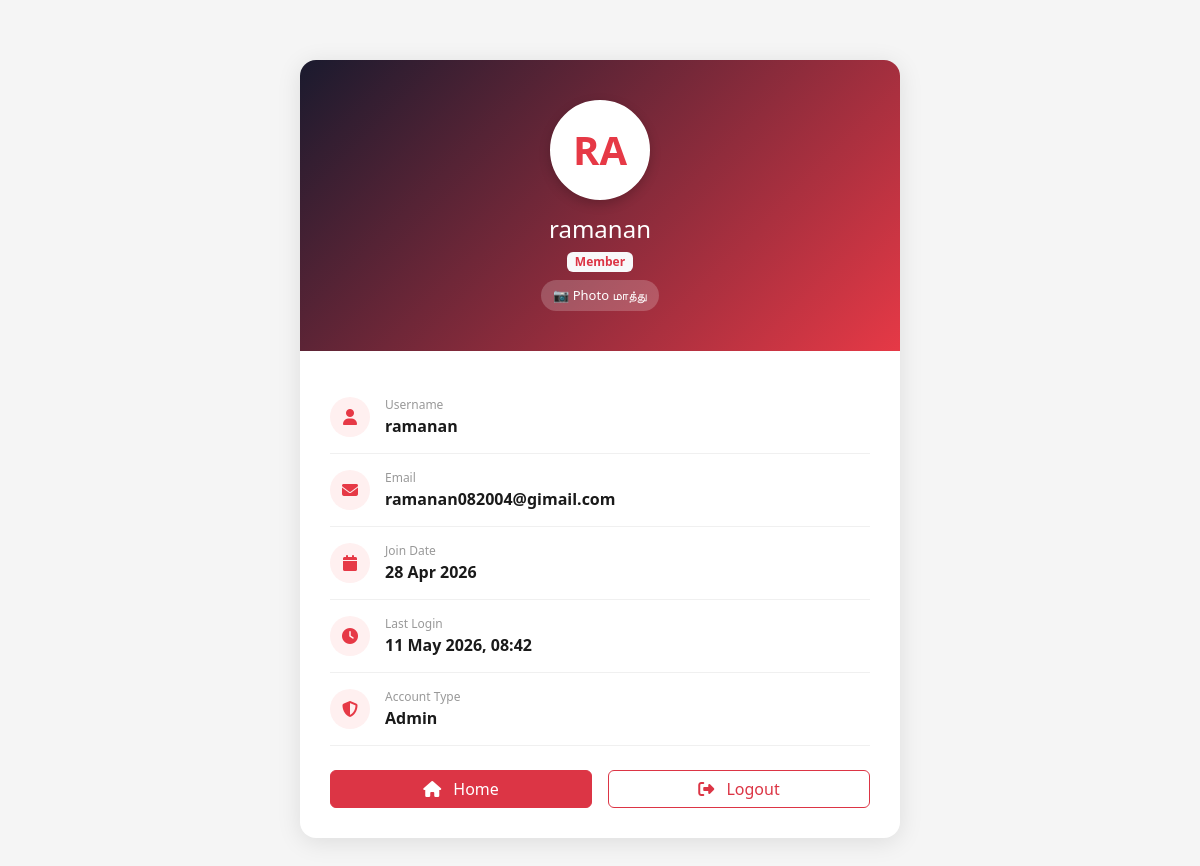
The page /profile/ (signed in) on the database as committed earlier.
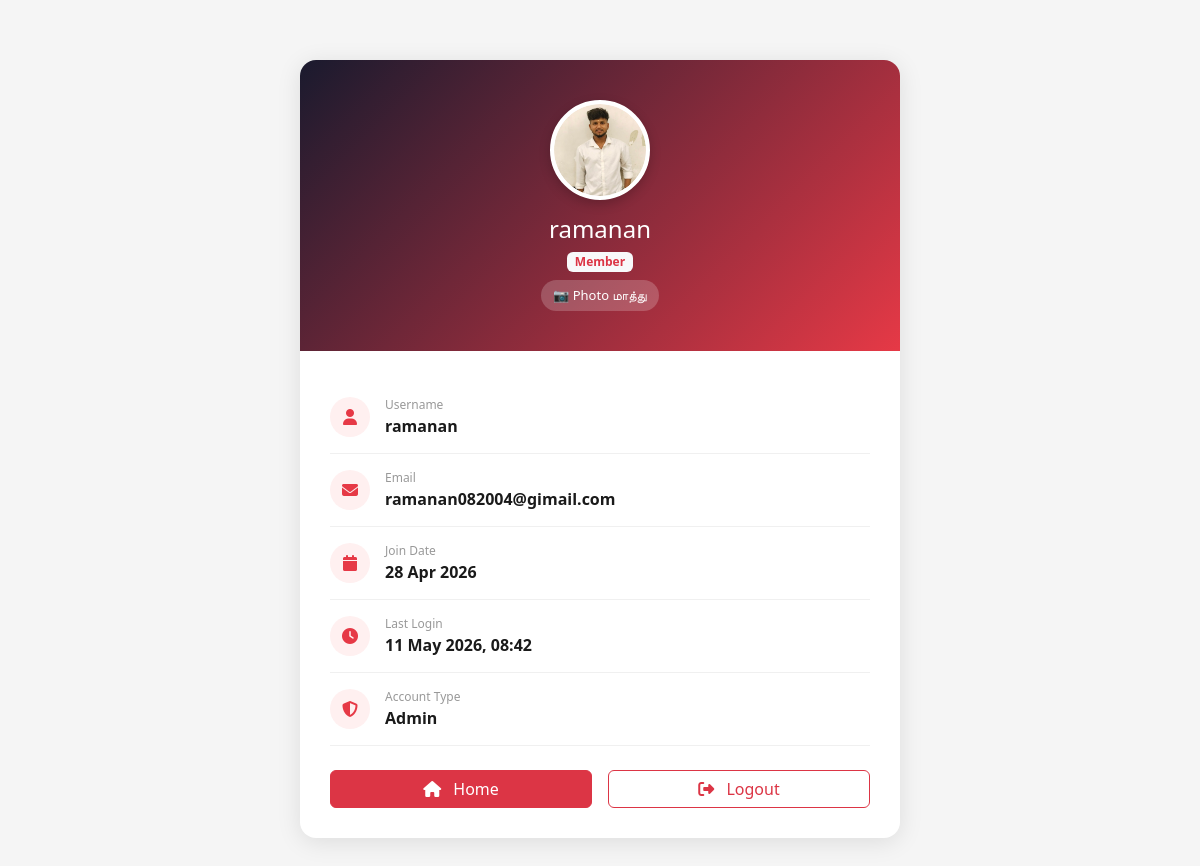
The same page on the database as committed later.
### blog/models.py (models this page shows)
class UserProfile(models.Model):
    user = models.OneToOneField(User, on_delete=models.CASCADE)
    profile_image = models.ImageField(
        upload_to='profile_pics/',
        blank=True,
        null=True
    )

### blog/views.py (the view)
# urls.py: path('profile/', views.profile_view, name='profile'),
@login_required(login_url='/login/')
def profile_view(request):
    profile, created = UserProfile.objects.get_or_create(user=request.user)
    print("Method:", request.method)
    print("FILES:", request.FILES)
    if request.method == 'POST' and request.FILES.get('profile_image'):
        profile.profile_image = request.FILES['profile_image']
        profile.save()
        return redirect('blog:profile')
    return render(request, 'blog/profile.html', {'profile': profile})

### blog/templates/blog/profile.html (shortened to what this page needs)
{% load static %}
<!DOCTYPE html>
<html lang="en">
<head>
    <link href="https://cdn.jsdelivr.net/npm/bootstrap@5.3.3/dist/css/bootstrap.min.css" rel="stylesheet">
    <link rel="stylesheet" href="https://cdnjs.cloudflare.com/ajax/libs/font-awesome/6.5.0/css/all.min.css">
</head>
<body>
<div class="profile-card">
    <div class="profile-header">
        <div class="profile-avatar">
            {% if profile.profile_image %}
                <img src="{{ profile.profile_image.url }}"
                     style="width:100%; height:100%; border-radius:50%; object-fit:cover;">
            {% else %}
                {{ request.user.username|slice:":2"|upper }}
            {% endif %}
        </div>
        <h4 class="mb-1">{{ request.user.username }}</h4>
        <span class="badge bg-light text-danger">Member</span>
        <form method="POST" enctype="multipart/form-data" class="mt-2">
            <label style="cursor:pointer; background:rgba(255,255,255,0.2);
                          padding:6px 12px; border-radius:20px; font-size:13px;">
                📷 Photo மாத்து
            </label>
        </form>
    </div>
    <div class="profile-body">
        <div class="info-row">
            <div class="info-icon"><i class="fa fa-user"></i></div>
            <div>
                <div class="info-label">Username</div>
                <div class="info-value">{{ request.user.username }}</div>
            </div>
        </div>
        <div class="info-row">
            <div class="info-icon"><i class="fa fa-envelope"></i></div>
            <div>
                <div class="info-label">Email</div>
                <div class="info-value">
                    {{ request.user.email|default:"Email இல்லை" }}
                </div>
            </div>
        </div>
        <div class="info-row">
            <div class="info-icon"><i class="fa fa-calendar"></i></div>
            <div>
                <div class="info-label">Join Date</div>
                <div class="info-value">{{ request.user.date_joined|date:"d M Y" }}</div>
            </div>
        </div>
        <div class="info-row">
            <div class="info-icon"><i class="fa fa-clock"></i></div>
            <div>
                <div class="info-label">Last Login</div>
                <div class="info-value">{{ request.user.last_login|date:"d M Y, H:i" }}</div>
            </div>
        </div>
        <div class="info-row">
            <div class="info-icon"><i class="fa fa-shield-alt"></i></div>
            <div>
                <div class="info-label">Account Type</div>
                <div class="info-value">
                    {% if request.user.is_superuser %}
                        Admin
                    {% else %}
                        Regular User
                    {% endif %}
                </div>
            </div>
        </div>
        <div class="mt-4 d-flex gap-3">
            <a href="{% url 'blog:index' %}" class="btn btn-danger w-100">
                <i class="fa fa-home me-2"></i> Home
            </a>
            <a href="{% url 'blog:logout' %}" class="btn btn-outline-danger w-100">
                <i class="fa fa-sign-out-alt me-2"></i> Logout
            </a>
        </div>
    </div>
</div>
</body>
</html>

### blog/templates/blog/profile.html (style rules this page uses)
body { background: #f5f5f5; }
.profile-card { max-width: 600px; margin: 60px auto; background: #fff; border-radius: 16px; box-shadow: 0 4px 24px rgba(0,0,0,0.1); overflow: hidden; }
.profile-header { background: linear-gradient(135deg, #1a1a2e, #e63946); padding: 40px 20px; text-align: center; color: white; }
.profile-avatar { width: 100px; height: 100px; border-radius: 50%; background: white; color: #e63946; font-size: 40px; font-weight: bold; display: flex; align-items: center; justify-content: center; margin: 0 auto 15px; border: 4px solid white; box-shadow: 0 4px 12px rgba(0,0,0,0.2); overflow: hidden; }
.profile-body { padding: 30px; }
.info-row { display: flex; align-items: center; gap: 15px; padding: 15px 0; border-bottom: 1px solid #f0f0f0; }
.info-icon { width: 40px; height: 40px; background: #fff0f0; border-radius: 50%; display: flex; align-items: center; justify-content: center; color: #e63946; flex-shrink: 0; }
.info-label { font-size: 12px; color: #999; }
.info-value { font-weight: 600; color: #1a1a1a; }

Rows that differ between the two databases and show on the page:
added UserProfile: profile_image (picture)
Other text that changed with them:
{{ request.user.username|slice:":2"|upper }}: "RA" → (not shown)
